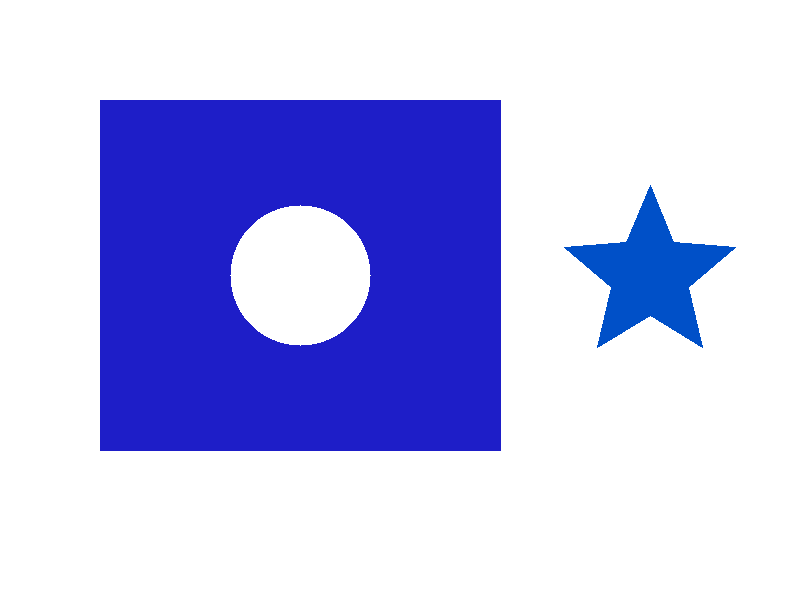
#> input picture test.png, 800 x 600 px
$ python -i converter.py   (imports and definitions only)
#> lines starting #> are read from the running program, lines starting #| are printed output that depends on the picture; after the words box and inside, x2 and y2 are one past the last pixel; in counts of white or black regions, pixels touching at a corner belong together
#> further down, picture is the input picture: shape (600, 800, 3); mean B, G, R 239.4, 192.3, 190.4
# -*- coding: utf-8 -*-
"""
converter.py — Núcleo de conversión Imagen -> DXF -> G-code para corte CNC.

Pipeline:
  1. Carga de imagen (PNG/JPG/BMP/WEBP/TIFF...) con Pillow/OpenCV.
  2. Preprocesado: escala de grises, filtro gaussiano, umbralizado
     (fijo u Otsu), inversión opcional, limpieza morfológica.
  3. Detección de contornos (OpenCV findContours) con jerarquía
     (contornos externos + agujeros).
  4. Simplificación Douglas-Peucker (epsilon ajustable).
  5. Escalado a milímetros según tamaño físico deseado.
  6. Exportación DXF (ezdxf): LWPOLYLINE cerradas en capa CORTE / GRABADO.
  7. Generación de G-code (GRBL compatible):
        - Modo "profile" : corte perimetral real, con pasadas múltiples (z-step).
        - Modo "engrave" : marcas por líneas horizontales (scanline) dentro de la forma.
"""

import io
import math
import numpy as np
import cv2
from PIL import Image
import ezdxf


# ----------------------------------------------------------------------------
# Carga y preprocesado
# ----------------------------------------------------------------------------

# [5 lines left out: function load_image, not called in this run]


def preprocess(bgr: np.ndarray, threshold_mode="otsu", threshold_value=127,
               invert=False, blur=3, min_area_px=0, close_mm=0.0, dpi=25.4):
    """Umbraliza y devuelve una máscara binaria (blanco = zona a cortar/grabar)."""
#> called with threshold_mode = 'otsu', threshold_value = 127, invert = False, blur = 3, min_area_px = 0, close_mm = 0, dpi = 25.4
    gray = cv2.cvtColor(bgr, cv2.COLOR_BGR2GRAY)
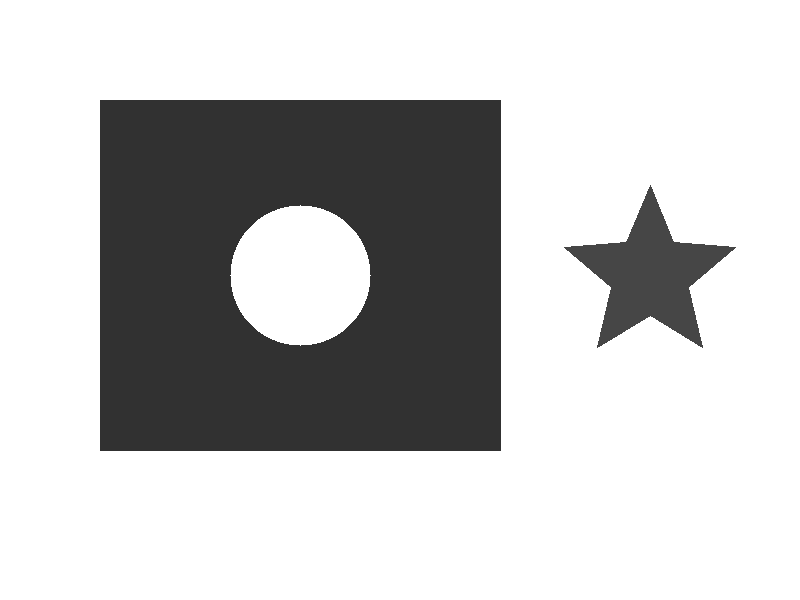
#> gray: shape (600, 800); min 49, max 255, mean 197
    if blur > 0:
        k = int(blur) | 1  # kernel impar
        gray = cv2.GaussianBlur(gray, (k, k), 0)

    flag_t = cv2.THRESH_BINARY_INV if invert else cv2.THRESH_BINARY
    if threshold_mode == "otsu":
        _, mask = cv2.threshold(gray, 0, 255, flag_t + cv2.THRESH_OTSU)
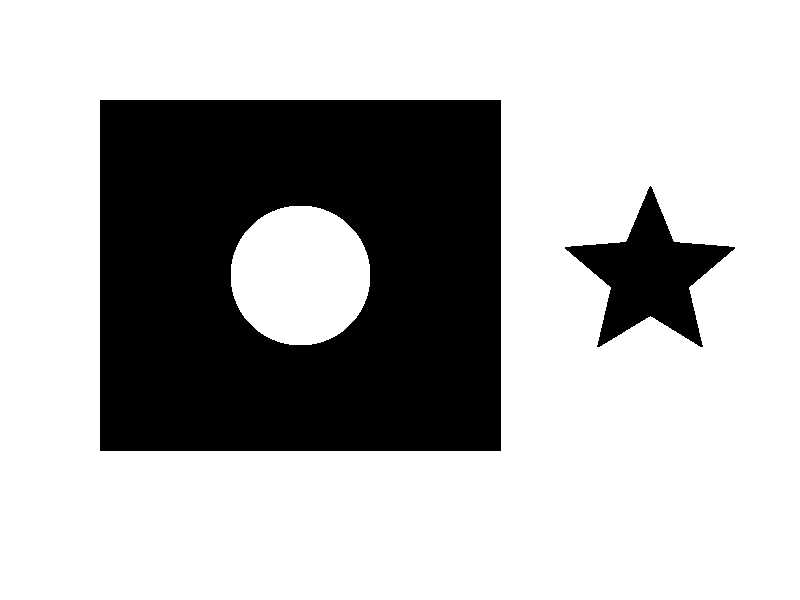
#> mask: shape (600, 800); 71.6% white; 2 black regions, box (x1, y1, x2, y2) and area: (100, 100, 501, 451) 125382, (565, 186, 735, 347) 10899
    else:
        _, mask = cv2.threshold(gray, int(threshold_value), 255, flag_t)

    # Cierre morfológico opcional (une bordes rotos). close_mm -> px
    if close_mm and close_mm > 0 and dpi > 0:
        px = max(1, int(round(close_mm * dpi / 25.4)))
        kernel = cv2.getStructuringElement(cv2.MORPH_ELLIPSE, (px, px))
        mask = cv2.morphologyEx(mask, cv2.MORPH_CLOSE, kernel)

    return mask


# ----------------------------------------------------------------------------
# Extracción de contornos
# ----------------------------------------------------------------------------

# [184 lines left out: functions extract_contours, _simplify, mask_polygon_outlines, point_in_polygons, compute_scale, transform_contours_to_mm and 1 more, not called in this run]


# ----------------------------------------------------------------------------
# Generación de G-code
# ----------------------------------------------------------------------------

class GCodeBuilder:
    # [11 lines left out: function __init__, not called in this run]

    def add(self, s):
        self.lines.append(s)

    # [10 lines left out: function header, not called in this run]

    def rapid(self, x, y):
        self.add("G0 X%.3f Y%.3f" % (x, y))

    def move_z(self, z, feed=None):
        f = feed or self.feed_rapid
        self.add("G1 Z%.3f F%d" % (z, f))

    # [29 lines left out: functions cut_polyline, engrave_line, footer, not called in this run]

    def text(self):
        return "\n".join(self.lines) + "\n"


# [97 lines left out: functions generate_gcode_profile, generate_gcode_engrave, _scanline_spans, offset_polygon, not called in this run]

>>> import cv2
>>> picture = cv2.imread('test.png')
>>> result = preprocess(picture)
